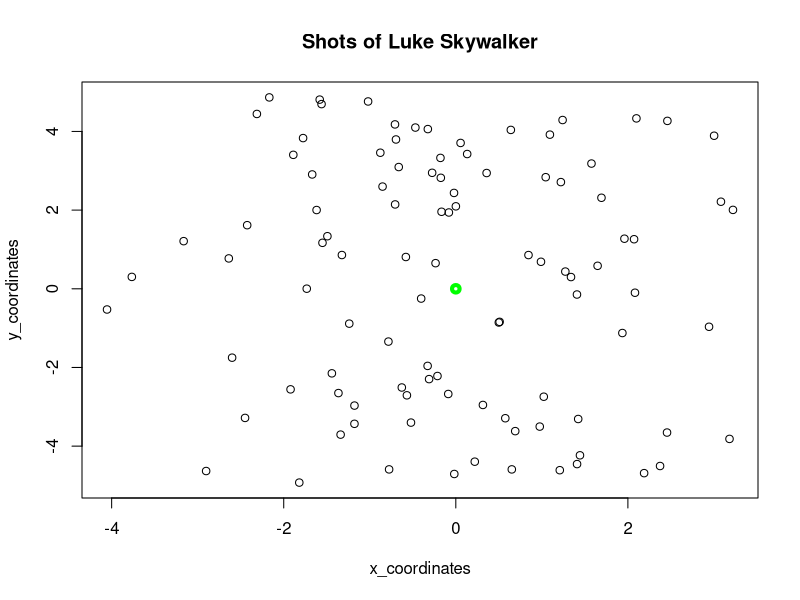

This figure's R source: (Note: this script raises an error after producing the figure.)
#HW: 

# Luke Skywalker X-wing gépével a Halálcsillag szellőzőnyílásába akar beletalálni. Nem tud pontosan
# célozni, de a síkot ismeri, amire merőlegesen kell lövéseket leadnia, és minden lövése megfelelő
# szögben csapódik be. A lövések viszont véletlenszerűen oszlanak el a szellőző körül, az 
#x tengely
# vonalán a szellőző pontjának helyén vett várható értékkel, de 1,5 méter szórással vett normális eloszlás
# alapján, 
#míg az y tengelyen egyenletes eloszlás alapján a szellőző 5 méter sugarú körében.
# a. Szimulálj 100 lövést Luke űrhajójával, és rajzold ki a lövések pontjait egy plot paranccsal!
#   Ábrázold a szellőző helyét is egy másik színnel! (Points parancs, pl.)
# b. Próbáljuk meg szimulációval megbecsülni, hogy mekkora valószínűséggel talál be Luke
# legalább egyszer a szellőző 10 cm-es környezetébe (ekkor már elpusztul a Halálcsillag), ha 100
# lövést ad le. És ha 100000-et?
#   c. Készíts egy algoritmust, ami azt az optimális (értsd, minél kevesebb) számú lövést keresi,
# amivel Luke már legalább 50% biztonsággal eltalálja ezt a környzetet 1szer. Használj
# szimulációkat, rendezd egy listába a szimulált lövéssorozatokat, listaelemenként értékeld ki,
# hogy hányszor talált be a körbe!
#   Szorgalmik közé számít:
#   d. Ismételd meg a feladatot úgy, hogy Luke számára 1 óra áll rendelkezésre a lövések leadására,
# és egy Poisson-folyamat szerint fogja ezeket megtenni, amelynek lambda paramétere 1000.
# Szimulálj ilyen folyamatokat, megtartva a térbeli eloszlás tulajdonságait, és számold ki újra,
# hogy mekkora valószínűséggel talál be legalább egyszer a szükséges területre Luke. Ha nem
# megy a megoldás, írj és segítek!


#simulate 100 times
#step 1: x coordinates with 1.5 sigma ~N(0,1.5)
x_coordinates=rnorm(100,0,1.5)

#step2: y coordinates between -5 and 5
y_coordinates=runif(100,-5,5)
shots=data.frame(x_coordinates,y_coordinates)

#step 3: plot shots of Luke
plot(shots,main="Shots of Luke Skywalker") 
par(new=TRUE)
points(0,0, col="green",bg="green",lwd=4)

############
#b) radius of the circle: 0.1

#100
valid_shots=matrix(NA,100,1)

for (j in 1:100){
  x_coordinates=rnorm(100,0,1.5)
  y_coordinates=runif(100,-5,5)
  shots=data.frame(x_coordinates,y_coordinates) 
valid_shots[j]<- nrow(shots[(shots$x_coordinates > -0.1 & shots$x_coordinates < 0.1 & shots$y_coordinates < 0.1 & shots$y_coordinates > -0.1) ,])
probability=valid_shots/100 #probability of shots in the circle
}

prob=sum(valid_shots>=1)/j #probability of min.1 shot

#100000 shots

valid_shots_plus=matrix(NA,1000,1)

for (j in 1:1000){
  x_coor=rnorm(100000,0,1.5)
  y_coor=runif(100000,-5,5)
  shots_plus=data.frame(x_coor,y_coor)
  valid_shots_plus[j]<- nrow(shots_plus[(shots_plus$x_coor > -0.1 & shots_plus$x_coor < 0.1 & shots_plus$y_coor < 0.1 & shots_plus$y_coor > -0.1), ])
}

prob_plus=sum(valid_shots_plus>=1)/j
#pr(x>=1)

##################
#c) simulations to find n for probaility>=0.5

valid_shots<-c()
n=0 #num of simulations needed for P>=0.5

repeat{
  n=n+1
  x_coordinates=rnorm(n,0,1.5)
  y_coordinates=runif(n,-5,5)
  shots=data.frame(x_coordinates,y_coordinates) 
  valid_shots[n]<- nrow(shots[(shots$x_coordinates > -0.1 & shots$x_coordinates < 0.1 & shots$y_coordinates < 0.1 & shots$y_coordinates > -0.1) ,])
  prob=sum(valid_shots>=1)/n
  if (prob>=0.5)
  {break}
}
print(n)

##########

#d
library(scatterplot3d)

time_coordinates=rpois(100,1000) 
shots_3d=data.frame(x_coordinates,y_coordinates,time_coordinates)
perps(shots_3d)
scatterplot3d(shots_3d)

###################

#1st 'valid' shot of Luke =sim_num
sim_num=matrix(NA,nrow=100,1)
for (j in 1:100){
  repeat{x_coordinates=rnorm(n,0,1.5)
  y_coordinates=runif(n,-5,5)
  shots=data.frame(x_coordinates,y_coordinates)
  valid_shots<- nrow(shots[(shots$x_coordinates > -0.1 & shots$x_coordinates < 0.1 & shots$y_coordinates < 0.1 & shots$y_coordinates > -0.1) ,])
  n=n+1
  if (valid_shots==1){break}
  }
  sim_num[j]<-n
}
